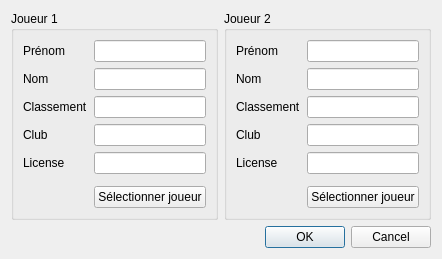
<?xml version="1.0" encoding="UTF-8"?>
<ui version="4.0">
 <class>DialogAddDoublePlayers</class>
 <widget class="QDialog" name="DialogAddDoublePlayers">
  <property name="geometry">
   <rect>
    <x>0</x>
    <y>0</y>
    <width>429</width>
    <height>249</height>
   </rect>
  </property>
  <property name="windowTitle">
   <string>Ajouter joueurs double</string>
  </property>
  <layout class="QVBoxLayout" name="verticalLayout">
   <item>
    <layout class="QHBoxLayout" name="horizontalLayout">
     <item>
      <widget class="QGroupBox" name="groupBox">
       <property name="title">
        <string>Joueur 1</string>
       </property>
       <layout class="QFormLayout" name="formLayout">
        <item row="0" column="0">
         <widget class="QLabel" name="label">
          <property name="text">
           <string>Prénom</string>
          </property>
         </widget>
        </item>
        <item row="0" column="1">
         <widget class="QLineEdit" name="lineEditFirstname1"/>
        </item>
        <item row="1" column="0">
         <widget class="QLabel" name="label_2">
          <property name="text">
           <string>Nom</string>
          </property>
         </widget>
        </item>
        <item row="1" column="1">
         <widget class="QLineEdit" name="lineEditLastname1"/>
        </item>
        <item row="2" column="0">
         <widget class="QLabel" name="label_3">
          <property name="text">
           <string>Classement</string>
          </property>
         </widget>
        </item>
        <item row="2" column="1">
         <widget class="QLineEdit" name="lineEditRank1"/>
        </item>
        <item row="3" column="0">
         <widget class="QLabel" name="label_4">
          <property name="text">
           <string>Club</string>
          </property>
         </widget>
        </item>
        <item row="3" column="1">
         <widget class="QLineEdit" name="lineEditClub1"/>
        </item>
        <item row="4" column="0">
         <widget class="QLabel" name="label_5">
          <property name="text">
           <string>License</string>
          </property>
         </widget>
        </item>
        <item row="4" column="1">
         <widget class="QLineEdit" name="lineEditLicense1"/>
        </item>
        <item row="6" column="1">
         <widget class="QPushButton" name="pushButtonChoose1">
          <property name="text">
           <string>Sélectionner joueur</string>
          </property>
         </widget>
        </item>
        <item row="5" column="1">
         <spacer name="verticalSpacer">
          <property name="orientation">
           <enum>Qt::Vertical</enum>
          </property>
          <property name="sizeHint" stdset="0">
           <size>
            <width>20</width>
            <height>40</height>
           </size>
          </property>
         </spacer>
        </item>
       </layout>
      </widget>
     </item>
     <item>
      <widget class="QGroupBox" name="groupBox_2">
       <property name="title">
        <string>Joueur 2</string>
       </property>
       <layout class="QFormLayout" name="formLayout_2">
        <item row="0" column="0">
         <widget class="QLabel" name="label_6">
          <property name="text">
           <string>Prénom</string>
          </property>
         </widget>
        </item>
        <item row="0" column="1">
         <widget class="QLineEdit" name="lineEditFirstname2"/>
        </item>
        <item row="1" column="0">
         <widget class="QLabel" name="label_7">
          <property name="text">
           <string>Nom</string>
          </property>
         </widget>
        </item>
        <item row="1" column="1">
         <widget class="QLineEdit" name="lineEditLastname2"/>
        </item>
        <item row="2" column="0">
         <widget class="QLabel" name="label_8">
          <property name="text">
           <string>Classement</string>
          </property>
         </widget>
        </item>
        <item row="2" column="1">
         <widget class="QLineEdit" name="lineEditRank2"/>
        </item>
        <item row="3" column="0">
         <widget class="QLabel" name="label_9">
          <property name="text">
           <string>Club</string>
          </property>
         </widget>
        </item>
        <item row="3" column="1">
         <widget class="QLineEdit" name="lineEditClub2"/>
        </item>
        <item row="4" column="0">
         <widget class="QLabel" name="label_10">
          <property name="text">
           <string>License</string>
          </property>
         </widget>
        </item>
        <item row="4" column="1">
         <widget class="QLineEdit" name="lineEditLicense2"/>
        </item>
        <item row="6" column="1">
         <widget class="QPushButton" name="pushButtonChoose2">
          <property name="text">
           <string>Sélectionner joueur</string>
          </property>
         </widget>
        </item>
        <item row="5" column="1">
         <spacer name="verticalSpacer_2">
          <property name="orientation">
           <enum>Qt::Vertical</enum>
          </property>
          <property name="sizeHint" stdset="0">
           <size>
            <width>20</width>
            <height>40</height>
           </size>
          </property>
         </spacer>
        </item>
       </layout>
      </widget>
     </item>
    </layout>
   </item>
   <item>
    <widget class="QDialogButtonBox" name="buttonBox">
     <property name="orientation">
      <enum>Qt::Horizontal</enum>
     </property>
     <property name="standardButtons">
      <set>QDialogButtonBox::Cancel|QDialogButtonBox::Ok</set>
     </property>
    </widget>
   </item>
  </layout>
 </widget>
 <resources/>
 <connections>
  <connection>
   <sender>buttonBox</sender>
   <signal>rejected()</signal>
   <receiver>DialogAddDoublePlayers</receiver>
   <slot>reject()</slot>
   <hints>
    <hint type="sourcelabel">
     <x>316</x>
     <y>260</y>
    </hint>
    <hint type="destinationlabel">
     <x>286</x>
     <y>274</y>
    </hint>
   </hints>
  </connection>
 </connections>
</ui>
